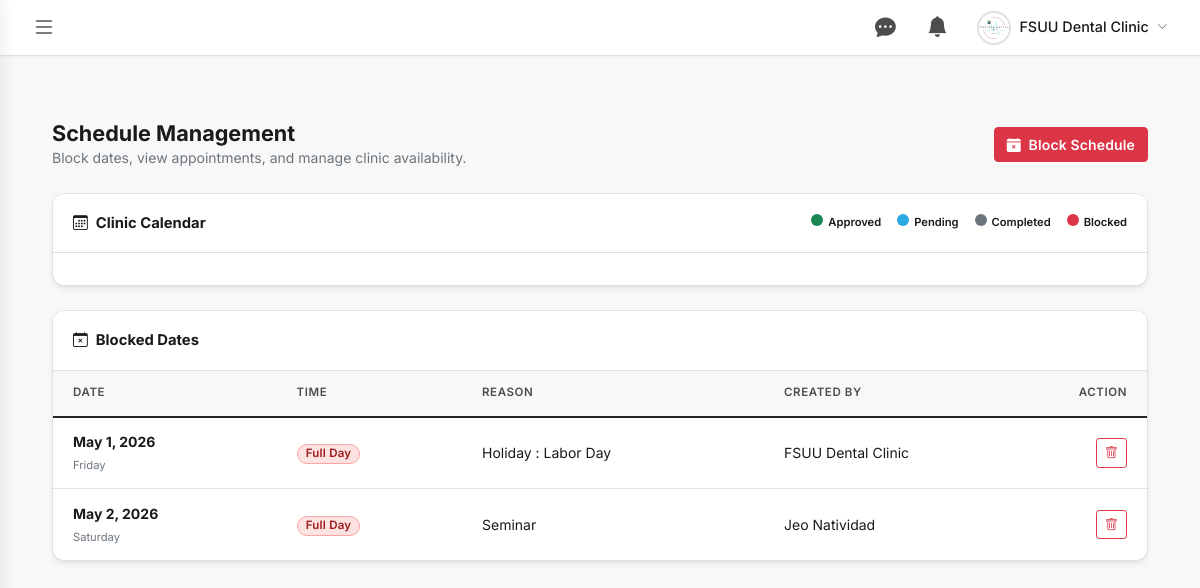
The page /admin/schedule.php (signed in) on the database its author committed.
### tables this page shows
CREATE TABLE `blocked_schedules` (
  `block_id` int(11) NOT NULL,
  `block_date` date NOT NULL,
  `start_time` time DEFAULT NULL,
  `end_time` time DEFAULT NULL,
  `reason` varchar(255) DEFAULT NULL,
  `is_full_day` tinyint(1) NOT NULL DEFAULT 0,
  `created_by` int(11) DEFAULT NULL
);

CREATE TABLE `users` (
  `user_id` int(11) NOT NULL,
  `fsuu_id` varchar(50) DEFAULT NULL,
  `first_name` varchar(100) NOT NULL,
  `last_name` varchar(100) NOT NULL,
  `email` varchar(191) NOT NULL,
  `password` varchar(255) DEFAULT NULL,
  `contact_number` varchar(20) DEFAULT NULL,
  `program` varchar(20) DEFAULT NULL,
  `verification_code` varchar(10) DEFAULT NULL,
  `is_verified` tinyint(1) DEFAULT 0,
  `role` enum('student','staff','dentist','admin') NOT NULL DEFAULT 'student',
  `is_active` tinyint(1) NOT NULL DEFAULT 1,
  `profile_picture` varchar(255) DEFAULT NULL,
  `created_at` datetime NOT NULL DEFAULT current_timestamp()
);

### admin/schedule.php (the view, shortened to what this page needs)
<?php
$db = getDB();
$upcoming = $db->query("
    SELECT bs.*, u.first_name, u.last_name
    FROM blocked_schedules bs
    LEFT JOIN users u ON bs.created_by = u.user_id
    WHERE bs.block_date >= CURDATE()
    ORDER BY bs.block_date ASC, bs.start_time ASC
");
?>
<!DOCTYPE html>
<html lang="en">
<head>
    <link href="https://cdn.jsdelivr.net/npm/bootstrap@5.1.3/dist/css/bootstrap.min.css" rel="stylesheet">
    <link rel="stylesheet" href="https://cdn.jsdelivr.net/npm/bootstrap-icons@1.8.1/font/bootstrap-icons.css">
    <link href="https://cdn.jsdelivr.net/npm/fullcalendar@5.11.0/main.min.css" rel="stylesheet">
    <link href="../assets/css/style.css" rel="stylesheet">
    <link href="../assets/css/admin-dashboard.css" rel="stylesheet">
    <link href="../assets/css/admin-schedule.css" rel="stylesheet">
</head>
<body>
    <div class="dashboard-wrapper">
        <div class="main-content">
            <?php include '../includes/admin-topbar.php'; ?>
            <div class="container-fluid my-4">
                <div class="d-flex justify-content-between align-items-center mb-4">
                    <div>
                        <h2 class="mb-0">Schedule Management</h2>
                        <p class="text-muted mb-0">Block dates, view appointments, and manage clinic availability.</p>
                    </div>
                    <button class="btn btn-danger" data-bs-toggle="modal" data-bs-target="#blockModal">
                        <i class="bi bi-calendar-x-fill me-1"></i> Block Schedule
                    </button>
                </div>
                <div class="card mb-4">
                    <div class="card-header d-flex justify-content-between align-items-center">
                        <h5 class="mb-0"><i class="bi bi-calendar3 me-2"></i>Clinic Calendar</h5>
                        <div class="d-flex gap-3 small flex-wrap">
                            <span><span class="legend-dot legend-dot--appt-approved"></span>Approved</span>
                            <span><span class="legend-dot legend-dot--appt-pending"></span>Pending</span>
                            <span><span class="legend-dot legend-dot--appt-done"></span>Completed</span>
                            <span><span class="legend-dot legend-dot--blocked"></span>Blocked</span>
                        </div>
                    </div>
                    <div class="card-body">
                    </div>
                </div>
                <div class="card mb-4">
                    <div class="card-header">
                        <h5 class="mb-0"><i class="bi bi-calendar-x me-2"></i>Blocked Dates</h5>
                    </div>
                    <div class="card-body p-0">
                        <?php if ($upcoming->num_rows > 0): ?>
                        <div class="table-responsive">
                            <table class="table table-hover mb-0">
                                <thead class="table-light">
                                    <tr>
                                        <th style="padding: 0.85rem 1.25rem;">Date</th>
                                        <th style="padding: 0.85rem 1.25rem;">Time</th>
                                        <th style="padding: 0.85rem 1.25rem;">Reason</th>
                                        <th style="padding: 0.85rem 1.25rem;">Created By</th>
                                        <th style="padding: 0.85rem 1.25rem; text-align: right; width: 80px;">Action</th>
                                    </tr>
                                </thead>
                                <tbody>
                                    <?php while ($block = $upcoming->fetch_assoc()): ?>
                                    <tr id="block-row-<?php echo $block['block_id']; ?>"
                                        class="block-row-clickable"
                                        style="cursor: pointer;"
                                        data-id="<?php echo $block['block_id']; ?>"
                                        data-date="<?php echo $block['block_date']; ?>"
                                        data-fullday="<?php echo $block['is_full_day']; ?>"
                                        data-start="<?php echo $block['start_time']; ?>"
                                        data-end="<?php echo $block['end_time']; ?>"
                                        data-reason="<?php echo htmlspecialchars($block['reason'] ?? ''); ?>">
                                        <td style="padding: 0.85rem 1.25rem;">
                                            <strong><?php echo date('M j, Y', strtotime($block['block_date'])); ?></strong>
                                            <br><small class="text-muted"><?php echo date('l', strtotime($block['block_date'])); ?></small>
                                        </td>
                                        <td style="padding: 0.85rem 1.25rem;">
                                            <?php if ($block['is_full_day']): ?>
                                                <span class="badge bg-danger">Full Day</span>
                                            <?php endif; ?>
                                        </td>
                                        <td style="padding: 0.85rem 1.25rem;">
                                            <?php echo htmlspecialchars($block['reason'] ?: '—'); ?>
                                        </td>
                                        <td style="padding: 0.85rem 1.25rem;">
                                            <?php echo htmlspecialchars(($block['first_name'] ?? '') . ' ' . ($block['last_name'] ?? '')); ?>
                                        </td>
                                        <td style="padding: 0.85rem 1.25rem; text-align: right;">
                                            <button type="button" class="btn btn-sm btn-outline-danger delete-block-btn"
                                                data-id="<?php echo $block['block_id']; ?>"
                                                data-date="<?php echo date('M j, Y', strtotime($block['block_date'])); ?>"
                                                title="Delete" style="position:relative;z-index:3;pointer-events:auto;">
                                                <i class="bi bi-trash"></i>
                                            </button>
                                        </td>
                                    </tr>
                                    <?php endwhile; ?>
                                </tbody>
                            </table>
                        </div>
                        <?php endif; ?>
                    </div>
                </div>
            </div>
        </div>
    </div>
</body>
</html>

### assets/css/style.css (style rules this page uses)
:root { --primary-color: #29ABE2; --primary-color-hover: #1C9DD6; --secondary-bg: #F8F8F8; --primary-text: #1A1A1A; --accent-color: #E0F4FB; --bg-white: #FFFFFF; --text-light: #4D4D4D; --text-muted: #4D4D4D; --border-color: #E0E0E0; --sidebar-dark: #1A1A1A; --sidebar-text: #4D4D4D; --sidebar-active: #29ABE2; --teal: #29ABE2; --teal-hover: #1C9DD6; --teal-light: #E0F4FB; --card-shadow: 0 4px 6px -1px rgb(0 0 0 / 0.07), 0 2px 4px -2px rgb(0 0 0 / 0.05); --card-shadow-hover: 0 10px 15px -3px rgb(0 0 0 / 0.08), 0 4px 6px -4px rgb(0 0 0 / 0.05); --fs-xs: 0.7rem; --fs-sm: 0.8rem; --fs-base: 0.875rem; --fs-md: 0.95rem; --fs-lg: 1.1rem; --fs-xl: 1.35rem; --fs-2xl: 1.6rem; --fw-normal: 400; --fw-medium: 500; --fw-semi: 600; --fw-bold: 700; }
*, *::before, *::after { box-sizing: border-box; }
body { font-family: 'Inter', system-ui, -apple-system, sans-serif; font-size: var(--fs-base); background-color: #F8F8F8; color: var(--primary-text); line-height: 1.55; -webkit-font-smoothing: antialiased; }
h1, h2, h3, h4, h5, h6 { font-family: 'Inter', system-ui, sans-serif; line-height: 1.25; color: var(--primary-text); margin-top: 0; }
h2 { font-size: var(--fs-xl); font-weight: var(--fw-bold); }
h5 { font-size: 0.925rem; font-weight: var(--fw-bold); }
.btn { font-size: var(--fs-base); font-weight: var(--fw-semi); letter-spacing: 0.01em; }
.btn-sm { font-size: var(--fs-sm); }
.badge { font-size: 0.72rem; font-weight: var(--fw-semi); padding: 0.3em 0.7em; border-radius: 9999px; letter-spacing: 0.02em; }
.table thead th { background-color: #F8F8F8; color: var(--text-light); font-weight: var(--fw-semi); font-size: 0.72rem; text-transform: uppercase; letter-spacing: 0.05em; border-bottom: 1px solid var(--border-color); padding: 0.65rem 1rem; white-space: nowrap; }
.table tbody td { font-size: var(--fs-base); color: var(--primary-text); vertical-align: middle; padding: 0.65rem 1rem; }
.table tbody tr:last-child td { border-bottom: none; }
small, .small { font-size: var(--fs-xs); }
.card { border: 1px solid var(--border-color); border-radius: 12px; box-shadow: var(--card-shadow); transition: all 0.3s cubic-bezier(0.4, 0, 0.2, 1); background-color: var(--bg-white); overflow: hidden; }
.card-header { background-color: var(--bg-white); border-bottom: 1px solid var(--border-color); padding: 1.25rem; font-weight: 600; }
.bg-danger { background-color: #fee2e2 !important; color: #991b1b !important; border: 1px solid #fca5a5; }

### assets/css/admin-dashboard.css (style rules this page uses)
body { background-color: var(--bg-white); margin: 0; overflow-x: hidden; color: var(--primary-text); }
.dashboard-wrapper { display: flex; min-height: 100vh; }
.main-content { flex-grow: 1; margin-left: 0; padding: 2.5rem; width: 100%; background-color: #F8F8F8; }
.table th { background-color: #F8F8F8; color: var(--text-light); font-weight: 600; text-transform: uppercase; font-size: 0.72rem; letter-spacing: 0.05em; padding: 0.65rem 1rem; }
.table td { padding: 0.65rem 1rem; vertical-align: middle; font-size: 0.875rem; }
.main-content { padding-top: calc(2.5rem + 56px) !important; }

### assets/css/admin-schedule.css (style rules this page uses)
.legend-dot { display: inline-block; width: 12px; height: 12px; border-radius: 50%; margin-right: 5px; }
.legend-dot--blocked { background: #dc3545; }
.legend-dot--appt-pending { background: #29ABE2; }
.legend-dot--appt-approved { background: #198754; }
.legend-dot--appt-done { background: #6c757d; }

### rows shown on the page
blocked_schedules: block_date "May 1, 2026", block_date "Friday", is_full_day "Full Day", reason "Holiday : Labor Day", created_by.last_name "FSUU Dental Clinic"
blocked_schedules: block_date "May 2, 2026", block_date "Saturday", is_full_day "Full Day", reason "Seminar", created_by.last_name "Jeo Natividad"

### other values the page prints
$adminFullName "FSUU Dental Clinic"
